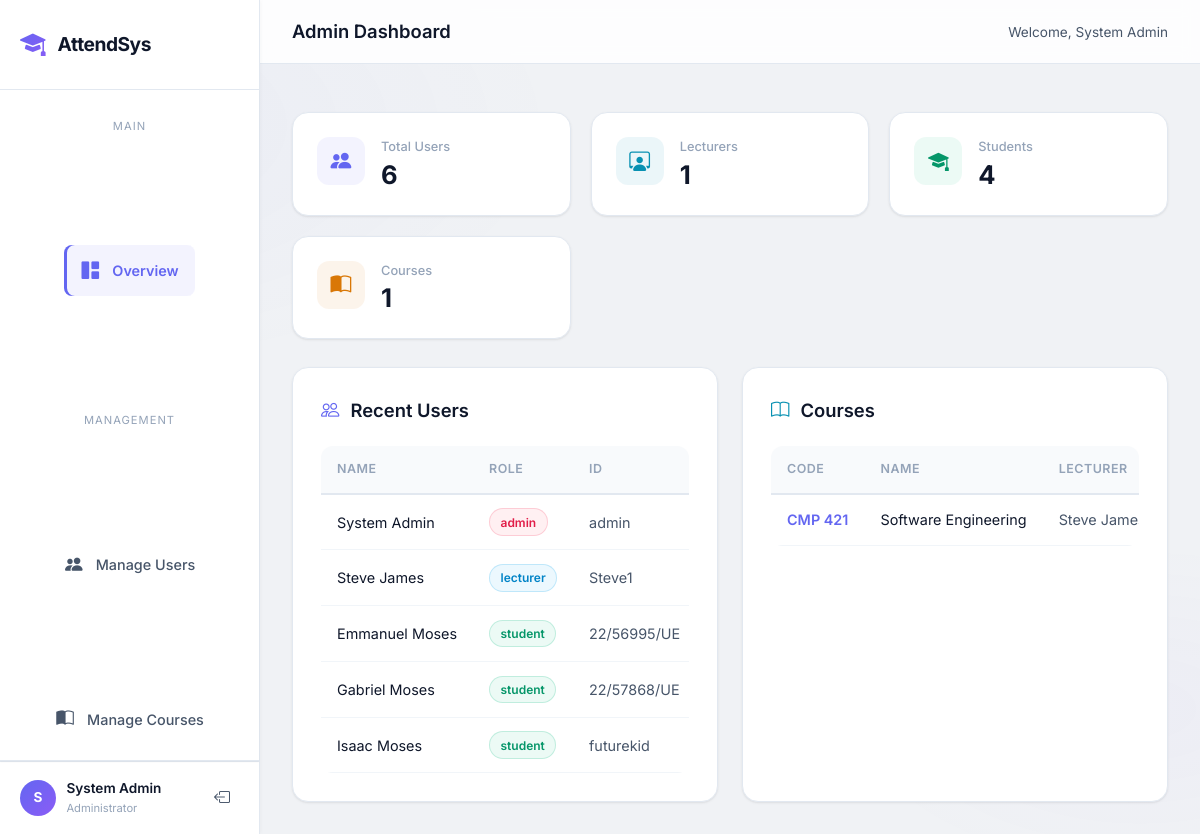
Page /admin (signed in) on the earlier database version.
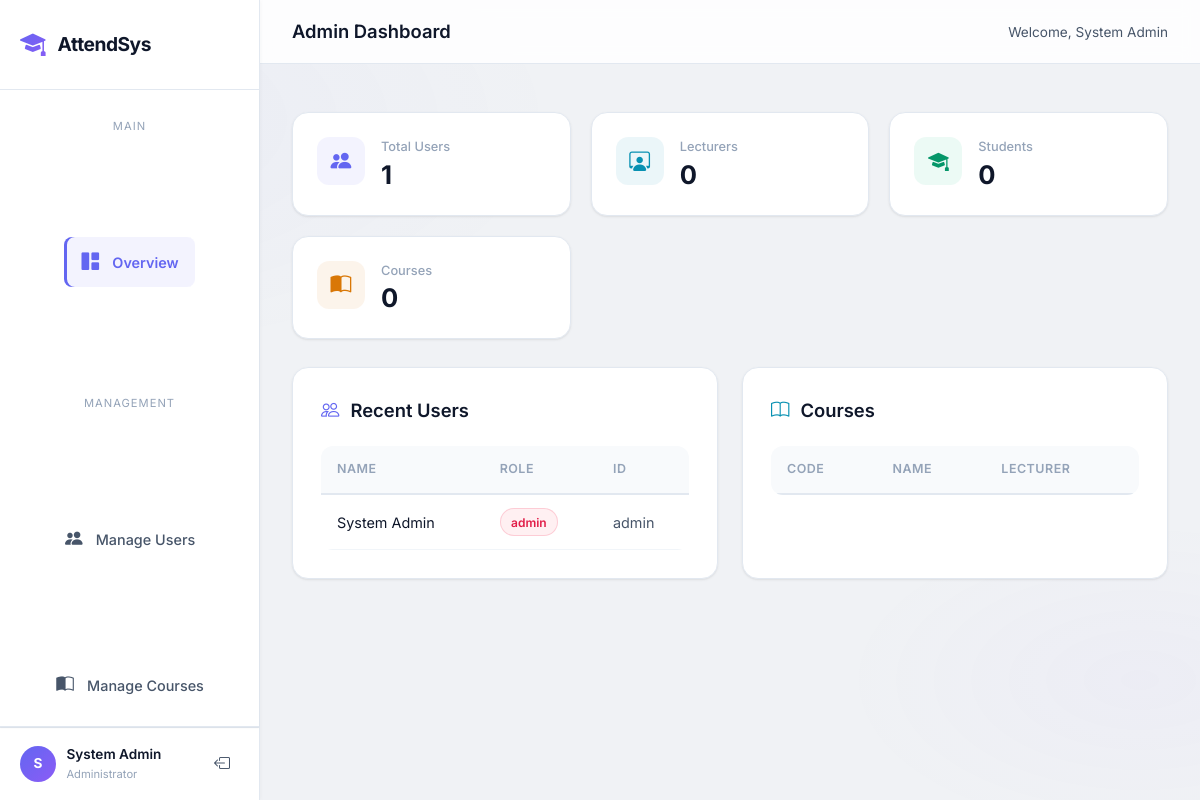
Same page on the later database version.
### models.py (models this page shows)
class User(db.Model, UserMixin):
    __tablename__ = 'users'
    id = db.Column(db.Integer, primary_key=True)
    username = db.Column(db.String(100), unique=True, nullable=False)
    password = db.Column(db.String(200), nullable=False)
    role = db.Column(db.String(20), nullable=False) # 'admin', 'lecturer', 'student'
    name = db.Column(db.String(100), nullable=False)
    department = db.Column(db.String(100), nullable=True) # Important for students
    photo_path = db.Column(db.String(200), nullable=True)
    face_encoding = db.Column(db.Text, nullable=True) # Store JSON string of 128-d array
    qr_code_path = db.Column(db.String(200), nullable=True)
    courses = db.relationship('Course', backref='lecturer', cascade="all, delete-orphan", lazy=True)
    attendances = db.relationship('Attendance', backref='student', cascade="all, delete-orphan", lazy=True)

class Course(db.Model):
    __tablename__ = 'courses'
    id = db.Column(db.Integer, primary_key=True)
    course_code = db.Column(db.String(20), unique=True, nullable=False)
    course_name = db.Column(db.String(150), nullable=False)
    lecturer_id = db.Column(db.Integer, db.ForeignKey('users.id'), nullable=False)
    sessions = db.relationship('Session', backref='course', cascade="all, delete-orphan", lazy=True)

### routes.py (the view, shortened to what this page needs)
@main.route('/admin', methods=['GET', 'POST'])
@login_required
def admin_dashboard():
    if current_user.role != 'admin':
        return redirect(url_for('main.login'))
    users = User.query.all()
    courses = Course.query.all()
    lecturers = User.query.filter_by(role='lecturer').all()
    return render_template('admin_dashboard.html', users=users, courses=courses, lecturers=lecturers)

### app.py (called while the page is built)
@login_manager.user_loader
def load_user(user_id):
    return User.query.get(int(user_id))

### templates/admin_dashboard.html (shortened to what this page needs)
{% extends "base.html" %}
{% block body %}
<div class="dashboard-layout">
    <aside class="sidebar" id="sidebar">
        <div class="sidebar-header">
            <div class="logo">
                <i class="bi bi-mortarboard-fill"></i>
                <span>AttendSys</span>
            </div>
        </div>
        <nav class="sidebar-nav">
            <span class="nav-label">Main</span>
            <a href="#" class="nav-item active" data-tab="overview">
                <i class="bi bi-grid-1x2-fill"></i><span>Overview</span>
            </a>
            <span class="nav-label">Management</span>
            <a href="#" class="nav-item" data-tab="users">
                <i class="bi bi-people-fill"></i><span>Manage Users</span>
            </a>
            <a href="#" class="nav-item" data-tab="courses">
                <i class="bi bi-book-half"></i><span>Manage Courses</span>
            </a>
        </nav>
        <div class="sidebar-footer">
            <div class="user-card">
                <div class="user-avatar">{{ current_user.name[0] }}</div>
                <div class="user-info">
                    <span class="user-name">{{ current_user.name }}</span>
                    <span class="user-role">Administrator</span>
                </div>
            </div>
            <a href="{{ url_for('main.logout') }}" class="logout-btn" title="Log out">
                <i class="bi bi-box-arrow-left"></i>
            </a>
        </div>
    </aside>
    <main class="main-content">
        <div class="topbar">
            <h1 class="page-title">Admin Dashboard</h1>
            <div class="topbar-right">
                <span class="welcome-text">Welcome, {{ current_user.name }}</span>
            </div>
        </div>
        <div class="flash-messages" style="position:relative;top:auto;right:auto;max-width:100%;padding:1rem 2rem 0;">
        </div>
        <div class="content-area">
            <div class="tab-section active" data-tab="overview">
                <div class="stats-grid">
                    <div class="stat-card">
                        <div class="stat-icon indigo"><i class="bi bi-people-fill"></i></div>
                        <div class="stat-info">
                            <div class="stat-label">Total Users</div>
                            <div class="stat-value">{{ users|length }}</div>
                        </div>
                    </div>
                    <div class="stat-card">
                        <div class="stat-icon cyan"><i class="bi bi-person-workspace"></i></div>
                        <div class="stat-info">
                            <div class="stat-label">Lecturers</div>
                            <div class="stat-value">{{ lecturers|length }}</div>
                        </div>
                    </div>
                    <div class="stat-card">
                        <div class="stat-icon emerald"><i class="bi bi-mortarboard-fill"></i></div>
                        <div class="stat-info">
                            <div class="stat-label">Students</div>
                            <div class="stat-value">{{ users|selectattr('role','equalto','student')|list|length }}</div>
                        </div>
                    </div>
                    <div class="stat-card">
                        <div class="stat-icon amber"><i class="bi bi-book-half"></i></div>
                        <div class="stat-info">
                            <div class="stat-label">Courses</div>
                            <div class="stat-value">{{ courses|length }}</div>
                        </div>
                    </div>
                </div>
                <div class="content-grid">
                    <div class="glass-card">
                        <div class="card-header">
                            <h3><i class="bi bi-people" style="color:var(--primary);margin-right:.4rem;"></i> Recent Users</h3>
                        </div>
                        <div class="table-wrapper">
                            <table>
                                <thead>
                                    <tr><th>Name</th><th>Role</th><th>ID</th></tr>
                                </thead>
                                <tbody>
                                    {% for u in users[:5] %}
                                    <tr>
                                        <td style="color:var(--text-primary);">{{ u.name }}</td>
                                        <td><span class="badge badge-{{ u.role }}">{{ u.role }}</span></td>
                                        <td>{{ u.username }}</td>
                                    </tr>
                                    {% endfor %}
                                </tbody>
                            </table>
                        </div>
                    </div>
                    <div class="glass-card">
                        <div class="card-header">
                            <h3><i class="bi bi-book" style="color:var(--cyan);margin-right:.4rem;"></i> Courses</h3>
                        </div>
                        <div class="table-wrapper">
                            <table>
                                <thead>
                                    <tr><th>Code</th><th>Name</th><th>Lecturer</th></tr>
                                </thead>
                                <tbody>
                                    {% for c in courses[:5] %}
                                    <tr>
                                        <td style="color:var(--primary);font-weight:600;">{{ c.course_code }}</td>
                                        <td style="color:var(--text-primary);">{{ c.course_name }}</td>
                                        <td>{{ c.lecturer.name }}</td>
                                    </tr>
                                    {% endfor %}
                                </tbody>
                            </table>
                        </div>
                    </div>
                </div>
            </div>
        </div>
    </main>
</div>
{% endblock %}

### templates/base.html (shortened to what this page needs)
<!DOCTYPE html>
<html lang="en">
<head>
    <link href="https://cdn.jsdelivr.net/npm/bootstrap-icons@1.11.3/font/bootstrap-icons.min.css" rel="stylesheet">
    <link rel="stylesheet" href="{{ url_for('static', filename='css/styles.css') }}">
</head>
<body>
    {% block body %}{% endblock %}
</body>
</html>

Differences in the rows shown:
removed User: name "Steve James", role "lecturer", username "Steve1"
removed User: name "Emmanuel Moses", role "student", username "22/56995/UE"
removed User: name "Gabriel Moses", role "student", username "22/57868/UE"
removed User: name "Isaac Moses", role "student", username "futurekid"
removed Course: course_code "CMP 421", course_name "Software Engineering", lecturer.name "Steve…"
Other differences:
{{ users|length }}: "6" → "1"
{{ lecturers|length }}: "1" → "0"
{{ users|selectattr('role','equalto','student')|list|length }}: "4" → "0"
{{ courses|length }}: "1" → "0"
